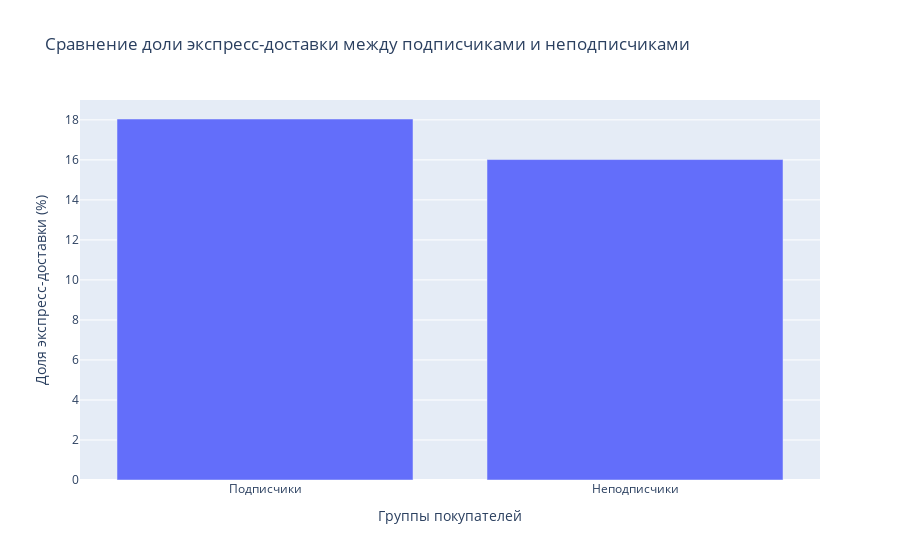

This figure's notebook cell:
### Code cell
# Клиенты с подпиской чаще выбирают экспресс-доставку по сравнению с клиентами без подписки.
from scipy.stats import chi2_contingency

# Подсчитаем долю экспресс-доставки в каждой группе
express_delivery_subscribers = subscribers['Shipping Type'].value_counts(normalize=True).get('Express', 0)
express_delivery_non_subscribers = non_subscribers['Shipping Type'].value_counts(normalize=True).get('Express', 0)

print(f"Доля экспресс-доставки у подписчиков: {express_delivery_subscribers:.2%}")
print(f"Доля экспресс-доставки у неподписчиков: {express_delivery_non_subscribers:.2%}")

# Построим таблицу сопряженности для χ²-теста и проведем тест
contingency_table = pd.crosstab(data['Subscription Status'], data['Shipping Type'])
chi2, p_value, dof, expected = chi2_contingency(contingency_table)

print(f"χ²-статистика: {chi2:.2f}")
print(f"P-значение: {p_value:.4f}")

interpret(p_value)

categories = ['Подписчики', 'Неподписчики']
values = [express_delivery_subscribers * 100, express_delivery_non_subscribers * 100]

fig = go.Figure(data=[
    go.Bar(name='Доля экспресс-доставки (%)', x=categories, y=values)
])

fig.update_layout(
    title="Сравнение доли экспресс-доставки между подписчиками и неподписчиками",
    xaxis_title="Группы покупателей",
    yaxis_title="Доля экспресс-доставки (%)",
    template="plotly"
)

fig.show()

### Figure 1 — Plotly figure (JSON) as saved in the notebook; plotly's stock layout.template omitted (floating-point values rounded to 4 significant figures)
{"data": [{"name": "Доля экспресс-доставки (%)", "type": "bar", "x": ["Подписчики", "Неподписчики"], "y": [18.04, 16.02]}], "layout": {"title": {"text": "Сравнение доли экспресс-доставки между подписчиками и неподписчиками"}, "xaxis": {"title": {"text": "Группы покупателей"}}, "yaxis": {"title": {"text": "Доля экспресс-доставки (%)"}}}}
